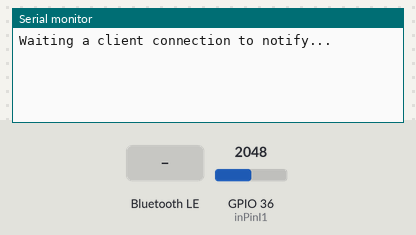
A sketch run on a simulated ESP32. On the bench: the last lines printed to the serial monitor. Inputs (shaded band) come from the test bench; at power-on: GPIO 36 (inPinI1) = 2048. Nothing arrives over Bluetooth unless stated; a phone connects over Bluetooth LE 3 s after start.

Above: at 1.2 s.
1.3 s: Bluetooth LE write "1" received
At 2.2 s:
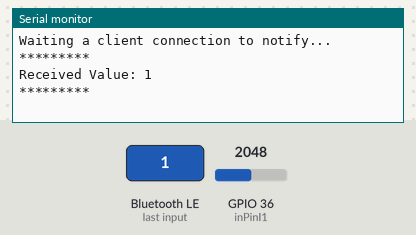
2.8 s: GPIO 36 (inPinI1) set to 2866
At 5.6 s:
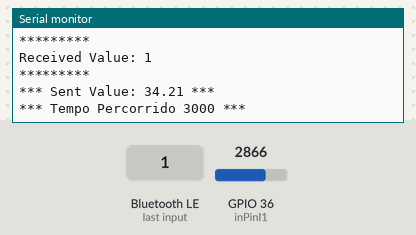
5.8 s: Bluetooth LE write "0" received
At 6.9 s:
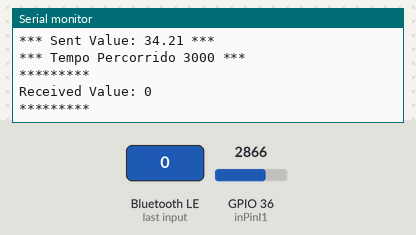
7.3 s: GPIO 36 (inPinI1) set to 3603
At 8.1 s:
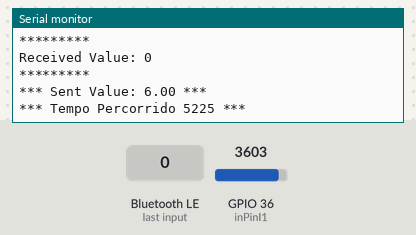

Measured:
- after the input at 1.3 s, the serial monitor: prints a new line after 0.05 s (image 1)
- after the input at 2.8 s, the serial monitor: prints a new line after 2.4 s (image 2)
- after the input at 5.8 s, the serial monitor: prints a new line after 0.05 s (image 3)
- after the input at 7.3 s, the serial monitor: prints a new line after 0.15 s (image 4)

The sketch:

teste.ino
```cpp
/*
    Video: https://www.youtube.com/watch?v=oCMOYS71NIU
    Based on Neil Kolban example for IDF: https://github.com/nkolban/esp32-snippets/blob/master/cpp_utils/tests/BLE%20Tests/SampleNotify.cpp
    Ported to Arduino ESP32 by Evandro Copercini

   Create a BLE server that, once we receive a connection, will send periodic notifications.
   The service advertises itself as: 6E400001-B5A3-F393-E0A9-E50E24DCCA9E
   Has a characteristic of: 6E400002-B5A3-F393-E0A9-E50E24DCCA9E - used for receiving data with "WRITE"
   Has a characteristic of: 6E400003-B5A3-F393-E0A9-E50E24DCCA9E - used to send data with  "NOTIFY"

   The design of creating the BLE server is:
   1. Create a BLE Server
   2. Create a BLE Service
   3. Create a BLE Characteristic on the Service
   4. Create a BLE Descriptor on the characteristic
   5. Start the service.
   6. Start advertising.

   In this example rxValue is the data received (only accessible inside that function).
   And txValue is the data to be sent, in this example just a byte incremented every second.
*/
#include <BLEDevice.h>
#include <BLEServer.h>
#include <BLEUtils.h>
#include <BLE2902.h>
#include <Arduino.h>

BLECharacteristic *pCharacteristic;
bool deviceConnected = false;
float txValue = 0;

//std::string rxValue; // Could also make this a global var to access it in loop()

// See the following for generating UUIDs:
// https://www.uuidgenerator.net/

#define SERVICE_UUID           "6E400001-B5A3-F393-E0A9-E50E24DCCA9E" // UART service UUID
#define CHARACTERISTIC_UUID_RX "6E400002-B5A3-F393-E0A9-E50E24DCCA9E"
#define CHARACTERISTIC_UUID_TX "6E400003-B5A3-F393-E0A9-E50E24DCCA9E"


int numberOfSamples = 2000;
double ICAL = 1.08;

// Pino do ESP32 - Pin 0 ADC
int inPinI1 = 36;

// CT: Voltage depends on current, burden resistor, and turns
#define CT_BURDEN_RESISTOR    62   // resistência interna do sensor
#define CT_TURNS              1800 //enrolamentos do sensor, bobina enrolada 1800 vezes
#define VOLTAGE               220  // saida da rede elétrica

// Initial gueses for ratios, modified by VCAL/ICAL tweaks
double I_RATIO = (long double)CT_TURNS / CT_BURDEN_RESISTOR * 3.3 / 4096 * ICAL;

//Filter variables 1
double lastFilteredI, filteredI;
double sqI,sumI;
//Sample variables
int lastSampleI,sampleI;
double Irms1;
unsigned long timer;

class MyServerCallbacks: public BLEServerCallbacks {
    void onConnect(BLEServer* pServer) {
      deviceConnected = true;
    };

    void onDisconnect(BLEServer* pServer) {
      deviceConnected = false;
    }
};

class MyCallbacks: public BLECharacteristicCallbacks {
    void onWrite(BLECharacteristic *pCharacteristic) {
      std::string rxValue = pCharacteristic->getValue();

      if (rxValue.length() > 0) {
        Serial.println("*********");
        Serial.print("Received Value: ");

        for (int i = 0; i < rxValue.length(); i++) {
          Serial.print(rxValue[i]);
        }
        Serial.println();
        Serial.println();
        Serial.println("*********");
      }
    }
};

void setup() {
  Serial.begin(115200);

  // Create the BLE Device
  BLEDevice::init("MONITORAMENTO DE CONSUMO"); // Give it a name

  // Create the BLE Server
  BLEServer *pServer = BLEDevice::createServer();
  pServer->setCallbacks(new MyServerCallbacks());

  // Create the BLE Service
  BLEService *pService = pServer->createService(SERVICE_UUID);

  // Create a BLE Characteristic
  pCharacteristic = pService->createCharacteristic(
                      CHARACTERISTIC_UUID_TX,
                      BLECharacteristic::PROPERTY_NOTIFY
                    );

  pCharacteristic->addDescriptor(new BLE2902());

  BLECharacteristic *pCharacteristic = pService->createCharacteristic(
                                         CHARACTERISTIC_UUID_RX,
                                         BLECharacteristic::PROPERTY_WRITE
                                       );

  pCharacteristic->setCallbacks(new MyCallbacks());

  // Start the service
  pService->start();

  // Start advertising e espera o Client conectar para transmitir
  pServer->getAdvertising()->start();

  Serial.println("Waiting a client connection to notify...");
}

void loop() {
  if (deviceConnected) {
  timer = millis();
  for (int n=0; n<numberOfSamples; n++)
{

   //Used for offset removal
   lastSampleI=sampleI;

   //Lê a corrente com analogRead
   sampleI = analogRead(inPinI1);

   //Used for offset removal
   lastFilteredI = filteredI;

   //Digital high pass filters to remove 1.6V DC offset.
   filteredI = 0.9989 * (lastFilteredI+sampleI-lastSampleI);

   //Root-mean-square method current
   //1) square current values
   sqI = filteredI * filteredI;
   //2) sum
   sumI += sqI;
   delay(1);
}

//Calculation of the root of the mean of the voltage and current squared (rms)
//Calibration coeficients applied.
  Irms1 = (I_RATIO * sqrt(sumI / numberOfSamples)) - 0.06;
  if (Irms1 < 0){ Irms1 = 0; }; //Set negative Current to zero
  sumI = 0;

    // Let's convert the value to a char array:
    char txString[8]; // Tamanho do Array Char de 8 Bits
    dtostrf(Irms1, 1, 2, txString); // float_val, min_width, digits_after_decimal, char_buffer - Função que transforma um Float em Char

//    pCharacteristic->setValue(&txValue, 1); // To send the integer value
//    pCharacteristic->setValue("Hello!"); // Sending a test message
    pCharacteristic->setValue(txString); //Pega o valor para enviar

    pCharacteristic->notify(); // Send the value to the app!
    Serial.print("*** Sent Value: ");
    Serial.print(txString);
    Serial.println(" ***");
    Serial.print("*** Tempo Percorrido ");
    Serial.print(timer);
    Serial.println(" ***");

  }
  delay(1);
}
```
